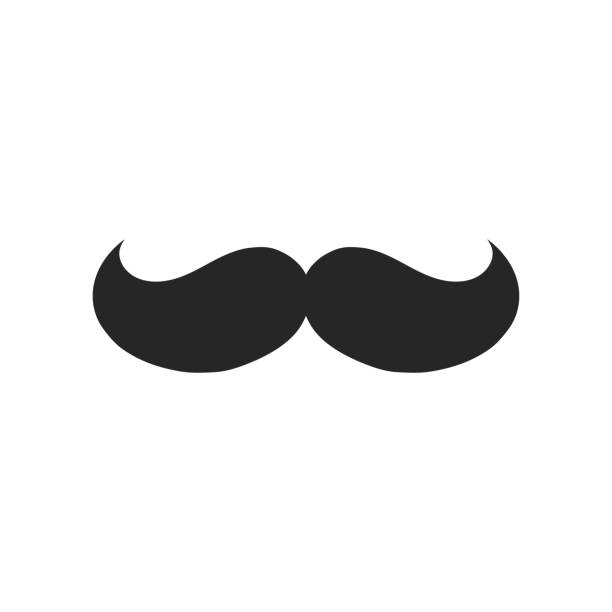
#> input picture Lab_5/images2/Mustache.jpg, 612 x 612 px; its folder holds only this picture in this run
$ jupyter execute Lab5.ipynb
#> lines starting #> are read from the running program, lines starting #| are printed output that depends on the picture
<h1>Illia Voronov</h1>

<p>
    Goal: get knowledge and skills in digital image processing with OpenCV library
    and processing of a bunch of digital images.
</p>

<h3>Task 1.</h3>
<p>1) Create a function that takes the path to a folder on disk as an argument and
returns a dataframe with the following information about the images in the folder:
</p>
<ul>
    <li> file name;</li>
    <li> color model;</li>
    <li> format;</li>
    <li> the number of channels in the image;</li>
    <li> file size in megabytes, rounded to two decimal places;</li>
    <li> image width;</li>
    <li> image height;</li>
    <li> full path to the file;</li>
    <li> image thumbnail</li>
</ul>

[cell 1]
import os
import glob
import cv2
import pandas as pd
from PIL import Image
from IPython.display import display

folder_path = "images2/"
file_path = "images2/1.png"

def get_image_info(folder_path):
#> called with folder_path = 'images2/'
    data = []
    for file_path in glob.glob(os.path.join(folder_path, "*")):
        try:
            img = Image.open(file_path)
#> img is the input picture: PIL image 612x612 L; min 12, max 255, mean 232
            file_info = {
                "File Name": os.path.basename(file_path),
                "Color Model": img.mode,
                "Format": img.format,
                "Channels": len(img.getbands()),
                "File Size (MB)": round(os.path.getsize(file_path) / (1024 * 1024), 2),
                "Width": img.width,
                "Height": img.height,
                "Full Path": file_path,
                "Thumbnail": img.copy().thumbnail((50, 50))
            }
            data.append(file_info)
        except Exception:
            continue

    df = pd.DataFrame(data)
#> df = table of 1 rows and 9 columns


    from IPython.core.display import HTML
    def image_html(img):
        img.thumbnail((50, 50))
        return f"<img src='{img.fp}' style='height:50;' />"

    pd.set_option('display.max_colwidth', None)
    df["Thumbnail"] = df["Full Path"].apply(lambda x: f'<img src="{x}" style="width:150px;height:auto">')
    display(HTML(df.to_html(escape=False)))
    return df


df = get_image_info(folder_path)
#> df = table of 1 rows and 9 columns

<h3>Task 2.</h3>
<p>Create a poster from the images in the folder using the OpenCV library.</p>
<ol>
    <li>
     Create a function that takes following arguments:
    <ul>
        <li>
             the path to the folder;
        </li>
        <li>
             name of output image file;
        </li>
        <li>
             the number of images in a row;
        </li>
        <li>
             the number of images in a column
            and returns the poster image.
        </li>
    </ul>
    <p>We assume that the poster is rectangular and the number of pictures in the poster is
    a x b, where a is the number of columns and b is the number of rows.</p>
    </li>
    <li>
     Create a function that converts the picture into a square with the maximum
    possible side size (for example, for the picture 800x533, the output size should be
    533x533). We crop image on both sides, that is, we calculate the size from the
    image center.
    </li>
    <li>
     All pictures from which the poster is created must be of the same size, that is,
    after cropping, the size must be changed, for example, by 500x500.
    </li>
    <li>
     To add images to poster, pick them randomly. Pictures may be repeated.
    </li>
    <li>
     "Filter" the image with red, green, blue, yellow, magenta, or cyan colors, which
    are also randomly selected and may repeat.
    </li>
    <li>
     Provide 3-4 versions of posters saved in files on disk.
    </li>
</ol>

[cell 2]
import random
import numpy as np
from IPython.display import Image, display

def create_square_image(img, size=500):
#> called with size = 500
    h, w = img.shape[:2]
#> h = 612; w = 612
    min_dim = min(h, w)
#> min_dim = 612
    center = (w // 2, h // 2)
#> center = (306, 306)
    cropped_img = img[center[1] - min_dim // 2:center[1] + min_dim // 2,
                      center[0] - min_dim // 2:center[0] + min_dim // 2]
    resized_img = cv2.resize(cropped_img, (size, size))
    return resized_img

def apply_random_filter(img):
    filters = {
        "red": (0, 0, 255),
        "green": (0, 255, 0),
        "blue": (255, 0, 0),
        "yellow": (0, 255, 255),
        "magenta": (255, 0, 255),
        "cyan": (255, 255, 0)
    }
    color = random.choice(list(filters.values()))
    overlay = np.zeros_like(img, dtype=np.uint8)
    overlay[:] = color
    filtered_img = cv2.addWeighted(img, 0.5, overlay, 0.5, 0)
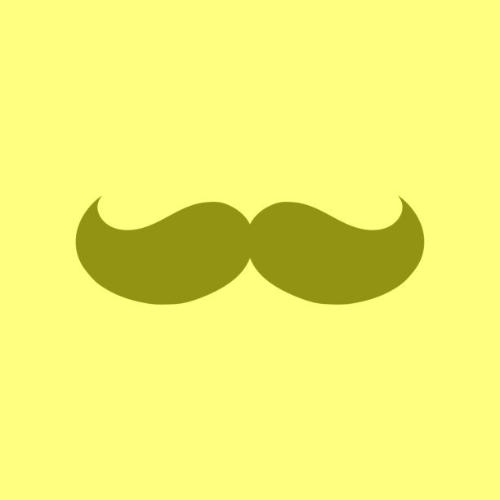
#> filtered_img: shape (500, 500, 3); mean B, G, R 116.4, 243.4, 243.4
    return filtered_img

def create_poster(folder_path, output_name, rows, cols, img_size=500):

    images = []
    for file_path in glob.glob(os.path.join(folder_path, "*")):
        try:
            img = cv2.imread(file_path)
            square_img = create_square_image(img, size=img_size)
            filtered_img = apply_random_filter(square_img)
            images.append(filtered_img)
        except Exception:
            continue

    if not images:
        print("No valid images found.")
        return


    poster = []
    for _ in range(rows):
        row = [random.choice(images) for _ in range(cols)]
        poster.append(np.hstack(row))
#> after the loop, poster = 3 items

    poster_image = np.vstack(poster)
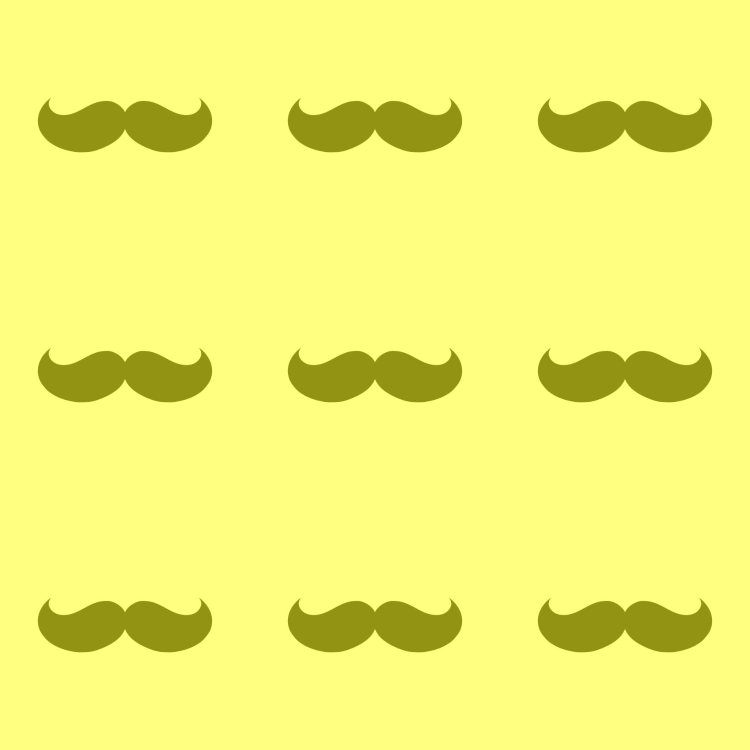
#> poster_image: shape (1500, 1500, 3) (shown at 1/2 size); mean of channels 0, 1, 2 116.4, 243.4, 243.4; drawn as B, G, R
    cv2.imwrite(output_name, poster_image)
    print(f"Poster saved as {output_name}")

folder_path = "images2/"
create_poster(folder_path, "images2/posters/poster1.jpg", 3, 3)
create_poster(folder_path, "images2/posters/poster2.jpg", 3, 2)
#> call 2 of create_poster, with folder_path = 'images2/', output_name = 'images2/posters/poster2.jpg', rows = 3, cols = 2, img_size = 500
#> in apply_random_filter (call 2), `overlay = np.zeros_like(img, dtype=np.uint8)`: overlay: shape (500, 500, 3); every value is 0
#> in apply_random_filter (call 2), `overlay[:] = color`:
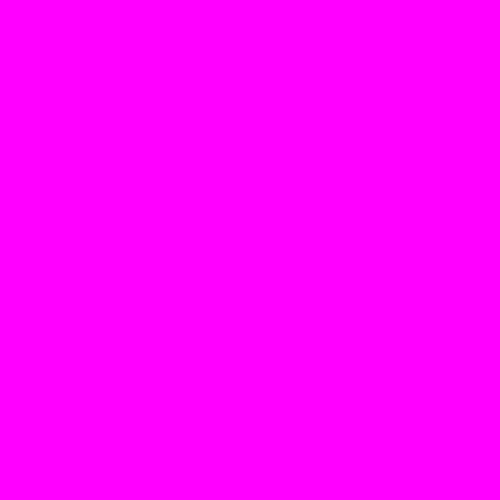
#> overlay: shape (500, 500, 3); mean B, G, R 255, 0, 255
#> in apply_random_filter (call 2), `filtered_img = cv2.addWeighted(img, 0.5, overlay, 0.5, 0)`:
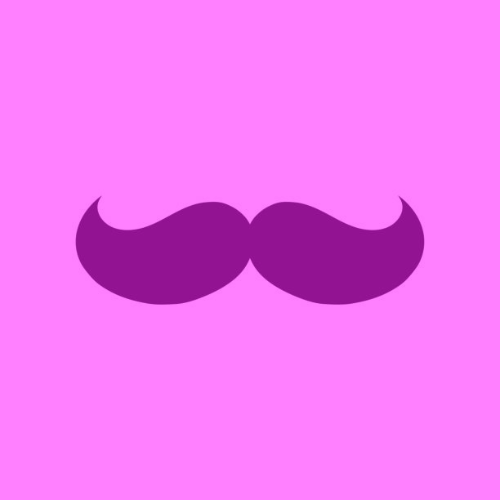
#> filtered_img: shape (500, 500, 3); mean B, G, R 243.4, 116.4, 243.4
#> in create_poster (call 2), `poster_image = np.vstack(poster)`:
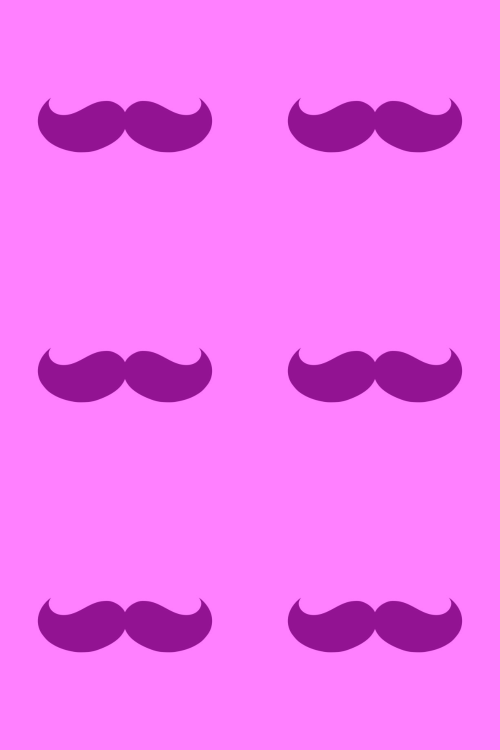
#> poster_image: shape (1500, 1000, 3) (shown at 1/2 size); mean of channels 0, 1, 2 243.4, 116.4, 243.4; drawn as B, G, R
create_poster(folder_path, "images2/posters/poster3.jpg", 5, 4)
#> call 3 of create_poster, with folder_path = 'images2/', output_name = 'images2/posters/poster3.jpg', rows = 5, cols = 4, img_size = 500
#> in apply_random_filter (call 3), `overlay[:] = color`:
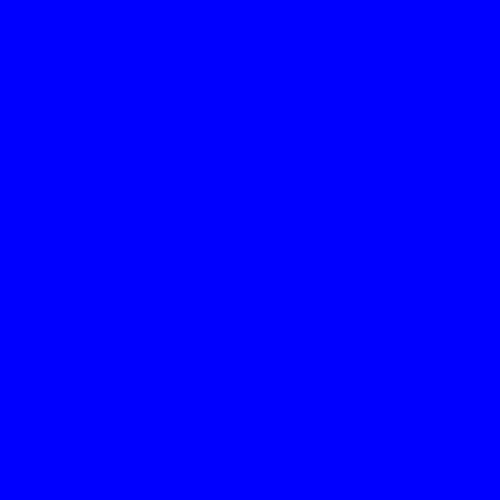
#> overlay: shape (500, 500, 3); mean B, G, R 255, 0, 0
#> in apply_random_filter (call 3), `filtered_img = cv2.addWeighted(img, 0.5, overlay, 0.5, 0)`:
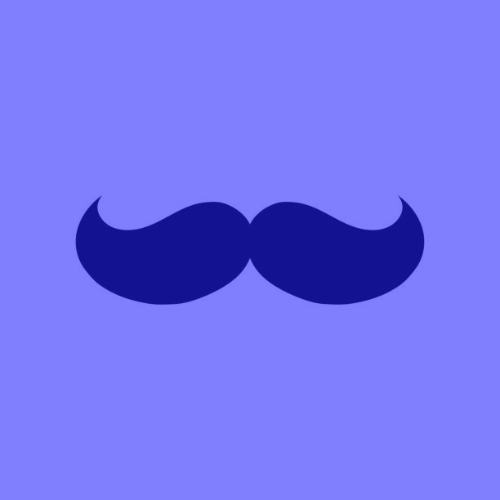
#> filtered_img: shape (500, 500, 3); mean B, G, R 243.4, 116.4, 116.4
#> after the loop in create_poster (call 3), `for _ in range(rows):`: poster = 5 items
#> in create_poster (call 3), `poster_image = np.vstack(poster)`:
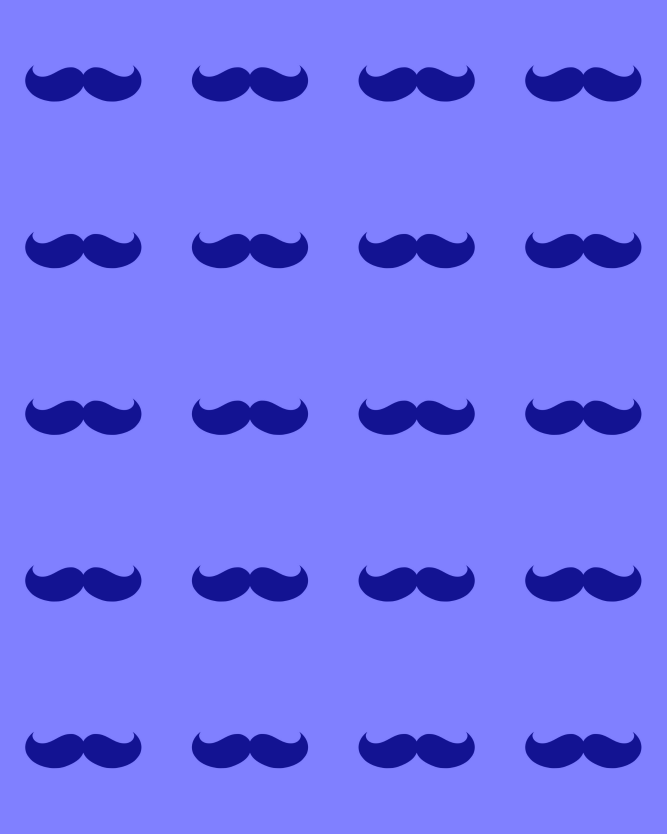
#> poster_image: shape (2500, 2000, 3) (shown at 1/3 size); mean of channels 0, 1, 2 243.4, 116.4, 116.4; drawn as B, G, R

poster1_path = "images2/posters/poster1.jpg"
poster2_path = "images2/posters/poster2.jpg"
poster3_path = "images2/posters/poster3.jpg"
for poster_path in [poster1_path, poster2_path, poster3_path]:
    print("\n\n\n" + poster_path)
    display(Image(filename=poster_path))
